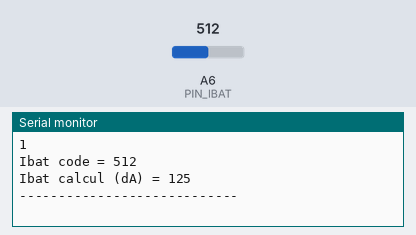
A sketch run on a simulated Arduino Mega 2560, built with avr-gcc and run on an emulated ATmega2560. Shown: the last lines printed to the serial monitor. The inputs (shaded band) are chosen by the test bench; at power-on: A6 (PIN_IBAT) = 512.

Above: at 1.2 s.
1.3 s: A6 (PIN_IBAT) set to 716
At 2.5 s:
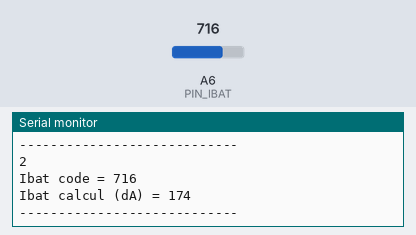
2.8 s: A6 (PIN_IBAT) set to 900
At 3.8 s:
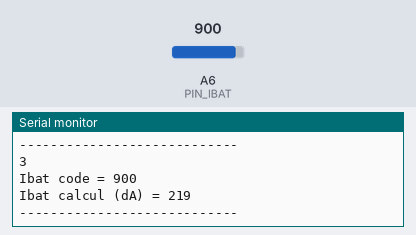
Timing chart, 0 to 5.8 s (numbered marks = the images above; inputs shaded):
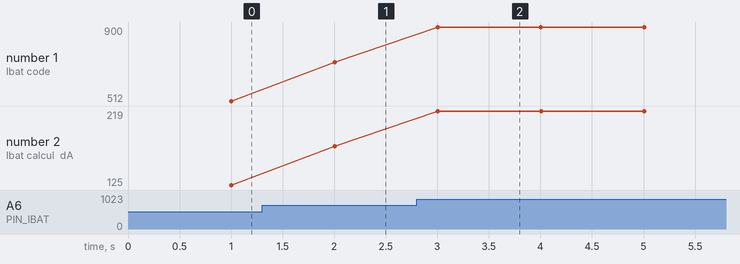

Measured:
- after the input at 1.3 s, the serial monitor: prints a new line after 0.70 s (image 1)
- after the input at 2.8 s, the serial monitor: prints a new line after 0.20 s (image 2)
- plotted number 1: 512 → 716 after the input at 1.3 s, 716 → 900 after the input at 2.8 s
- plotted number 2: 125 → 174 after the input at 1.3 s, 174 → 219 after the input at 2.8 s

The sketch:

test_mesureIbat.ino
```cpp
/*-------------------------------------------------------------------------------------------------
Programme : test_mesureIbat.ino       Version : 1.0           Version arduino : 1.6.12
Auteur : H. Dugast                    Date : 22-03-2017

Matériel utilisé : Arduino Mega 2560, carte interfaceCapteur
Connexions réalisées : carte interfaceCapteur connectée sur la Méga 2560

Fonctionnement du programme :
Mesure le courant continu (Ibat) circulant dans le conducteur qui traverse le capteur LEM.
Précision +/- 100mA. Attention au sens de circulation du courant.
Une flèche sue le capteur LEM indique le sens de mesure pour un courant positif.
Plage de mesure du courant : 0 - 25A

|  Ibat  |  Ibch  |  Ibca  | iBatCodeCan | iBatCodeCan | iBatCalcul | iBatCalcul |
| mesuré | mesuré | mesuré |  théorique  |  mesuré     |  théorique |  calculé   |
|   A    |    V   |    V   |             |             |     dA     |    dA      |
|   0    | 5,978  | 0,0351 |        0    |        0    |      0     |     0      |
|   0,1  | 5,990  | 0,0614 |        4    |        9    |      1     |     2      |
|   1    | 6,084  | 0,2400 |       41    |       46    |     10     |    11      |
|   3    | 6,293  | 0,6371 |      123    |      127    |     30     |    31      |
|   5    | 6,501  | 1,0345 |      205    |      208    |     50     |    50      |
|  10    | 7,019  | 2,0290 |      410    |      412    |    100     |   100      |
|  15    | 7,540  | 3.0245 |      614    |      615    |    150     |   150      |
|  20    | 8,059  | 4,.021 |      819    |      819    |    200     |   199      |
------------------------------------------------------------------------------------------------ */

// ------------- paramètres base de temps ---------------------------------------------------------
const int DUREE_DEBUG_EN_MS = 1000;

const uint8_t PIN_IBAT = 6; // entrée CAN mesure Ibat
uint32_t iBatCodeCan;       // code correspondant courant batterie
uint32_t iBatCalcul;        // courant batterie en dA

// ------------------------------------------------------------------------------------------------
// PROGRAMME PRINCIPAL
// ------------------------------------------------------------------------------------------------
void setup()
{
   Serial.begin(115200);  //  debug
}

void loop()
{
   iBatCodeCan = analogRead(PIN_IBAT);  // convertir le courant batterie en code
   // La structure électronique (montage à AOP) amène une petite erreur d'offset malgré le réglage
   // pour bien afficher 0A quand Ibat = 0, on considère que Ibat = 0 si codeCanIbat < 9 (100 mA)
   if (iBatCodeCan >= 9)
      iBatCalcul = (iBatCodeCan * uint32_t(125)) / 512;
   else
      iBatCalcul = 0;
   debug();
}

//-------------------------------------------------------------------------------------------------
// DEBUG : appelle un programme pour afficher dans le terminal toutes les nb baseTemps
//-------------------------------------------------------------------------------------------------
void debug()
{
   static unsigned long start = millis();
   unsigned long millisNow;   // contient nb de millisecondes écoulées à cet instant
   static int count = 0;

   millisNow = millis(); // mémorise l'instant présent pour laisser le temps à la réponse d'arriver
   if (millisNow - start > DUREE_DEBUG_EN_MS)
   {
      start = millisNow;
      count++;
      Serial.println(count);
      Serial.print("Ibat code = ");
      Serial.println(iBatCodeCan);
      Serial.print("Ibat calcul (dA) = ");
      Serial.println(iBatCalcul);
      Serial.println("----------------------------");
   }
}

//-------------------------------------------------------------------------------------------------
// DEBUG IMMEDIAT : appelle un programme pour afficher dans le terminal toutes les nb baseTemps
//-------------------------------------------------------------------------------------------------
void debugImmediat()
{

}
```
